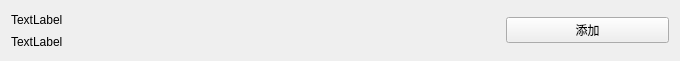
<?xml version="1.0" encoding="UTF-8"?>
<ui version="4.0">
 <class>SearchResWgt</class>
 <widget class="QWidget" name="SearchResWgt">
  <property name="geometry">
   <rect>
    <x>0</x>
    <y>0</y>
    <width>680</width>
    <height>61</height>
   </rect>
  </property>
  <property name="sizePolicy">
   <sizepolicy hsizetype="Fixed" vsizetype="Fixed">
    <horstretch>0</horstretch>
    <verstretch>0</verstretch>
   </sizepolicy>
  </property>
  <property name="maximumSize">
   <size>
    <width>680</width>
    <height>61</height>
   </size>
  </property>
  <property name="windowTitle">
   <string>Form</string>
  </property>
  <layout class="QHBoxLayout" name="horizontalLayout" stretch="2,1,1">
   <item>
    <layout class="QVBoxLayout" name="verticalLayout">
     <item>
      <widget class="QLabel" name="UsernameLb">
       <property name="text">
        <string>TextLabel</string>
       </property>
      </widget>
     </item>
     <item>
      <widget class="QLabel" name="UseridLb">
       <property name="text">
        <string>TextLabel</string>
       </property>
      </widget>
     </item>
    </layout>
   </item>
   <item>
    <spacer name="horizontalSpacer">
     <property name="orientation">
      <enum>Qt::Horizontal</enum>
     </property>
     <property name="sizeHint" stdset="0">
      <size>
       <width>40</width>
       <height>20</height>
      </size>
     </property>
    </spacer>
   </item>
   <item>
    <widget class="QPushButton" name="pushButton">
     <property name="text">
      <string>添加</string>
     </property>
    </widget>
   </item>
  </layout>
 </widget>
 <resources/>
 <connections/>
</ui>
